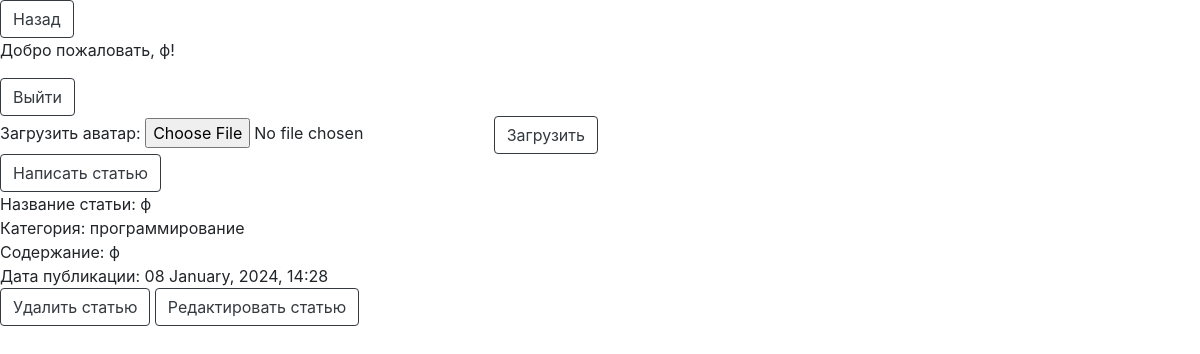
The app's page /your_profile (signed in) with its own data.
### models.py (models this page shows)
class Base(DeclarativeBase):
    id: Mapped[int_pk]
    created_at: Mapped[datetime] = Column(DateTime, default=utcnow)

class User(Base, UserMixin):
    __tablename__ = 'users'
    username: Mapped[str]
    avatar: Mapped[Optional[str]] = Column(String)
    email: Mapped[str]
    password: Mapped[str]
    articles: Mapped[list['Article']] = relationship(
        back_populates='user',
        cascade='all'
    )

class Article(Base):
    __tablename__ = 'articles'
    name_of_article: Mapped[str]
    category: Mapped[str]
    text_of_article: Mapped[str]
    user_id: Mapped[int] = mapped_column(ForeignKey('users.id'))
    user: Mapped['User'] = relationship(back_populates='articles')

### app.py (the view)
@app.route('/your_profile')
def your_profile_page():
    if current_user.is_authenticated:
        session = SessionFactory()
        current_user_id = current_user.id
        your_articles = session.query(Article).filter_by(user_id=current_user_id).order_by(desc(Article.created_at)).all()
        return render_template('forum/your_profile.html', articles=your_articles)
    return render_template('forum/your_profile.html')

### app.py (called while the page is built)
@login_manager.user_loader
def load_user(id):
    session = SessionFactory()
    return session.query(User).get(int(id))

### templates/forum/your_profile.html (shortened to what this page needs)
<!DOCTYPE html>
<html lang="en">
<head>
    <link rel="stylesheet" href="https://stackpath.bootstrapcdn.com/bootstrap/4.3.1/css/bootstrap.min.css">
</head>
<body>
<button onclick="window.location.href='{{ url_for('main_page') }}';" type="button" class="btn btn-outline-dark">Назад</button>
{% if current_user.is_authenticated %}
   <p>Добро пожаловать, {{ current_user.username }}!</p>
    <button onclick="window.location.href='{{ url_for('logout_page') }}';" type="button" class="btn btn-outline-dark">Выйти</button>
    <br>
    <form action="{{ url_for('upload_avatar_page') }}" method="post" enctype="multipart/form-data">
        <label for="avatar">Загрузить аватар:</label>
        <input type="file" name="avatar" accept=".jpg, .jpeg, .png">
        <button type="submit" class="btn btn-outline-dark">Загрузить</button>
    </form>
    <button onclick="window.location.href='{{ url_for('create_article_page') }}';" type="button" class="btn btn-outline-dark">Написать статью</button>
    {% for article in articles %}
        <div>Название статьи: {{ article.name_of_article }}</div>
        <duv>Категория: {{ article.category }}</duv>
        <div>Содержание: {{ article.text_of_article }}</div>
        <div>Дата публикации: {{ article.created_at.strftime('%d %B, %Y, %H:%M') }}</div>
        <button onclick="window.location.href='{{ url_for('delete_article_page', id=article.id) }}';" type="button" class="btn btn-outline-dark">Удалить статью</button>
        <button onclick="window.location.href='{{ url_for('update_article_page', id=article.id) }}';" type="button" class="btn btn-outline-dark">Редактировать статью</button>
        <br>
    {% endfor %}
{% else %}
   <p>Извините, я вас не знаю.</p>
    <button onclick="window.location.href='{{ url_for('register_page') }}';" type="button" class="btn btn-outline-dark">Регистрация</button>
    <button onclick="window.location.href='{{ url_for('login_page') }}';" type="button" class="btn btn-outline-dark">Войти</button>
{% endif %}
</body>
</html>

### records on screen
User: username "ф"
Article: name_of_article "ф", category "программирование", text_of_article "ф", created_at "08 January, 2024, 14:28"
